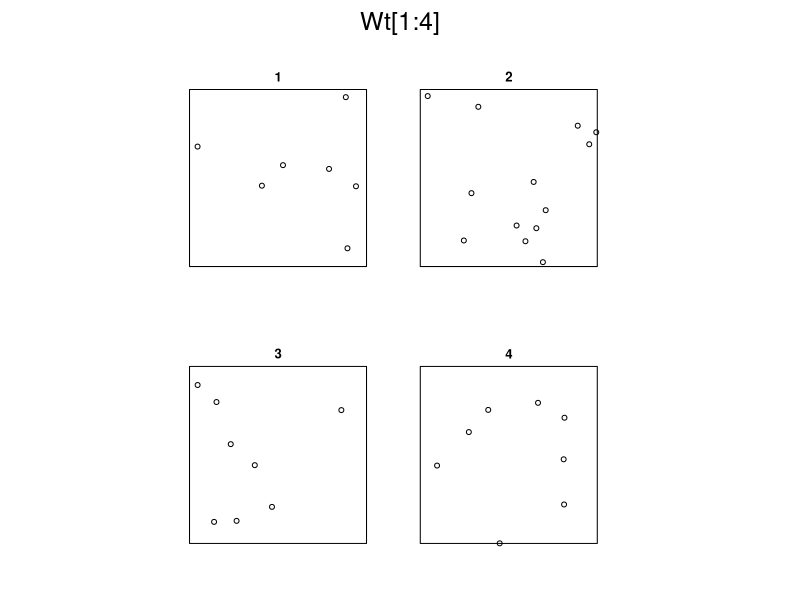
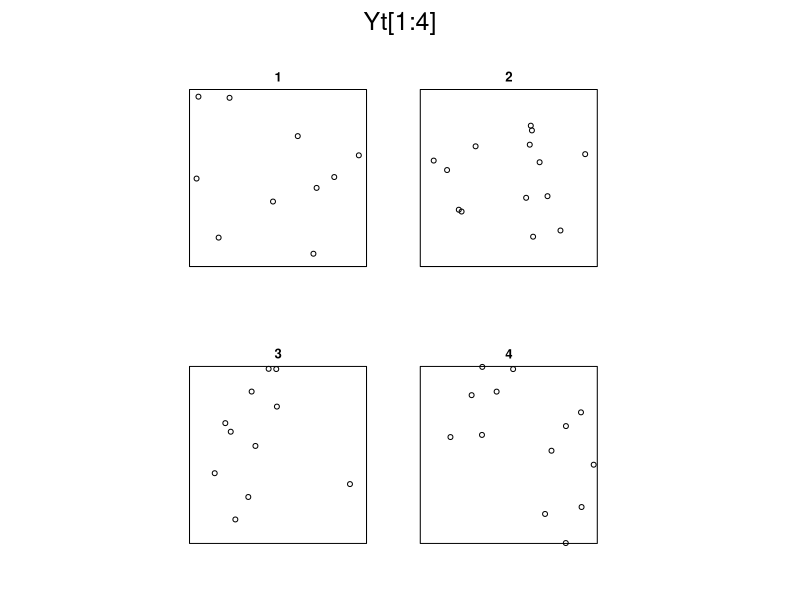
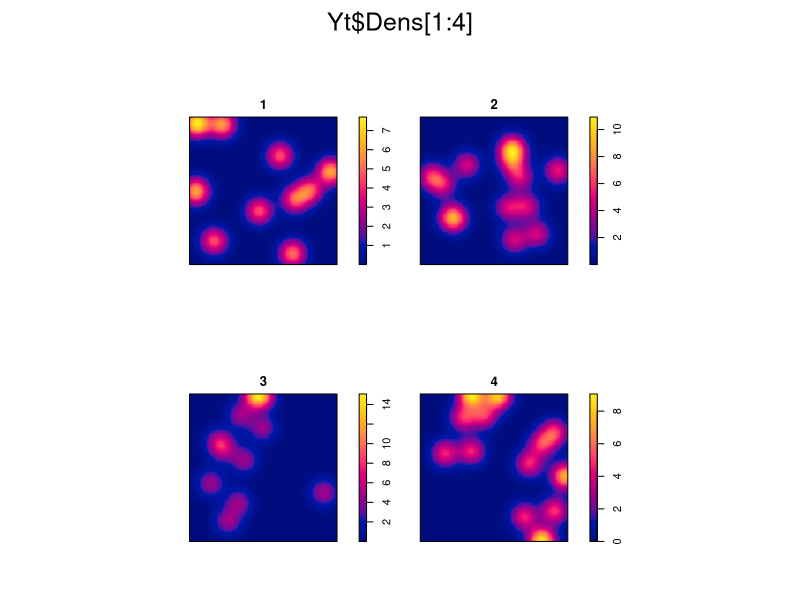
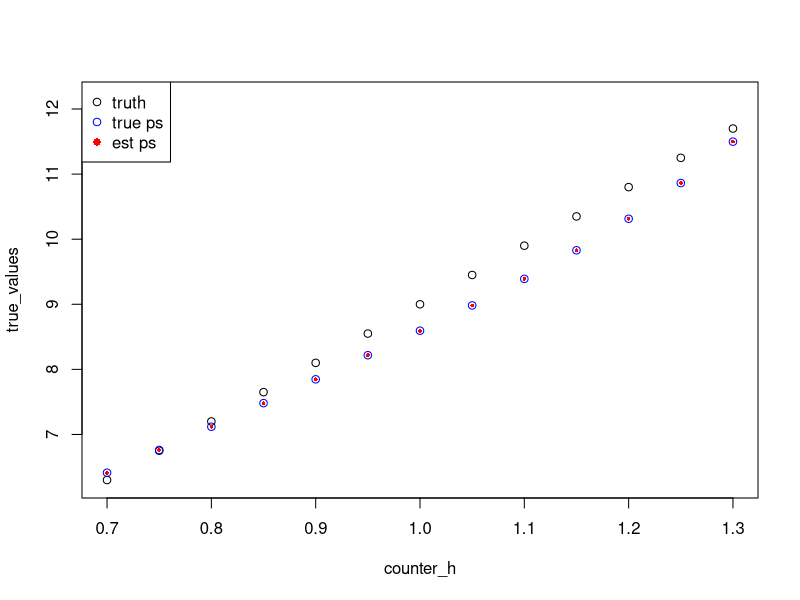

R code for these plots, in order:
# Date: Oct 2, 2019
# Description: Simple simulations where the treatment is generated from a homogeneous
# poisson process with constant intensity and the outcome is generated from a homogeneous
# poisson process with intensity the number of observed treatment points.
#
# Note: Consider an intervention that assigns treatments as HPP(h). Then, the
# estimand is equal to h|B|.
#
# Update date: May 31, 2020.
# Update description: Include commenting.

rm(list = ls())

library(spatstat)
set.seed(123)

# Number of time points over which data are measured.
time_points <- 500

# Size of square spatial window.
window_length <- 3
# True value for the intensity: observed treatments are generated from HPP(true_h)
# with expected number of points true_h * window_length ^ 2
true_h <- 1
# Values of counterfactual intensity for which causal quantities will be calculated.
counter_h <- seq(0.7, 1.3, by = 0.05)

window <- owin(c(0, window_length), c(0, window_length))
# The set B I will consider will be the whole window.
B_window <- window
# Since I assume that Y is generated from HPP with intensity the number of treatment locations,
# The true value of the estimands are:
true_values <- counter_h * window_length ^ 2


# ----- GENERATING THE DATA ------- #

# Treatments and outcomes:
Wt <- lapply(1 : time_points, function(x) rpoispp(lambda = true_h, win = window))
Yt <- lapply(1 : time_points, function(x) rpoispp(lambda = Wt[[x]]$n / (window_length ^ 2), win = window))

# Average number of treatment and outcome points
mean(sapply(Wt, function(x) x$n))
# should be approximately true_h * window_length ^ 2
true_h * window_length ^ 2

# Turning into hyperframes to be used in the spatstat R package:
Wt <- hyperframe(Points = Wt)
Yt <- hyperframe(Points = Yt)

plot(Wt[1 : 4])  # Plotting first 4 treatments
plot(Yt[1 : 4])  # Plotting first 4 outcomes

# Smoothing the outcome process with pre-specified bandwidth 0.5.
Yt$Dens <- with(Yt, density(Points, adjust = 0.5, edge = TRUE, diggle = TRUE))
plot(Yt$Dens[1 : 4])

# Fitting the constant propensity score model:
ps_data <- hyperframe(Points = Wt$Points)
ps_fit <- mppm(Points ~ 1, data = ps_data)
fit_coefs <- summary(ps_fit)$coef
true_coefs <- log(true_h)



# ----- Calculating the estimator ------ #

# The estimates at each time point (should not be used for inference)
estimates <- array(NA, dim = c(2, time_points, length(counter_h)))
dimnames(estimates) <- list(ps_val = c('true', 'estimated'),
                            t =  1 : time_points,
                            counter_h = counter_h)

# Denominator: propensity score at the observed treatments based on fitted and true ps values:
fit_denoms <- sapply(Wt$Points, function(x) dpois(x$n, lambda = exp(fit_coefs) * (window_length ^ 2)))
true_denoms <- sapply(Wt$Points, function(x) dpois(x$n, lambda = exp(true_coefs) * (window_length ^ 2)))
# Integrated smoothed outcome surface over the set B:
integrals <- with(Yt, integral(Dens, domain = B_window))
# Numerator: density of the observed treatment under the counterfactual scenarios:
numerators <- sapply(counter_h, function(hh) sapply(Wt$Points, function(x) dpois(x$n, lambda = hh * (window_length ^ 2))))

for (hh in 1 : length(counter_h)) {
  estimates[1, , hh] <- numerators[, hh] / true_denoms * integrals
  estimates[2, , hh] <- numerators[, hh] / fit_denoms * integrals
}

# Averaging the estimates over time:
est <- apply(estimates, c(1, 3), mean)
# Variance upper bound:
cons_var <- apply(estimates ^ 2, c(1, 3), mean) / time_points

result <- abind::abind(est, cons_var, est - 1.96 * sqrt(cons_var),
                       est + 1.96 * sqrt(cons_var), along = 3)
dimnames(result)[[3]] <- c('est', 'cons_var', 'LB', 'UB')


# Plot estimates against true values:
plot(counter_h, true_values, ylim = range(c(true_values, result[, , 1])))
points(counter_h, result[1, , 1], col = 'blue')
points(counter_h, result[1, , 1], col = 'red', cex = 0.5, pch = 16)
legend('topleft', pch = c(1, 1, 16), col = c('black', 'blue', 'red'),
       legend = c('truth', 'true ps', 'est ps'))


which_h <- 5
result[1, which_h, c(1, 3, 4)]
true_values[which_h]
